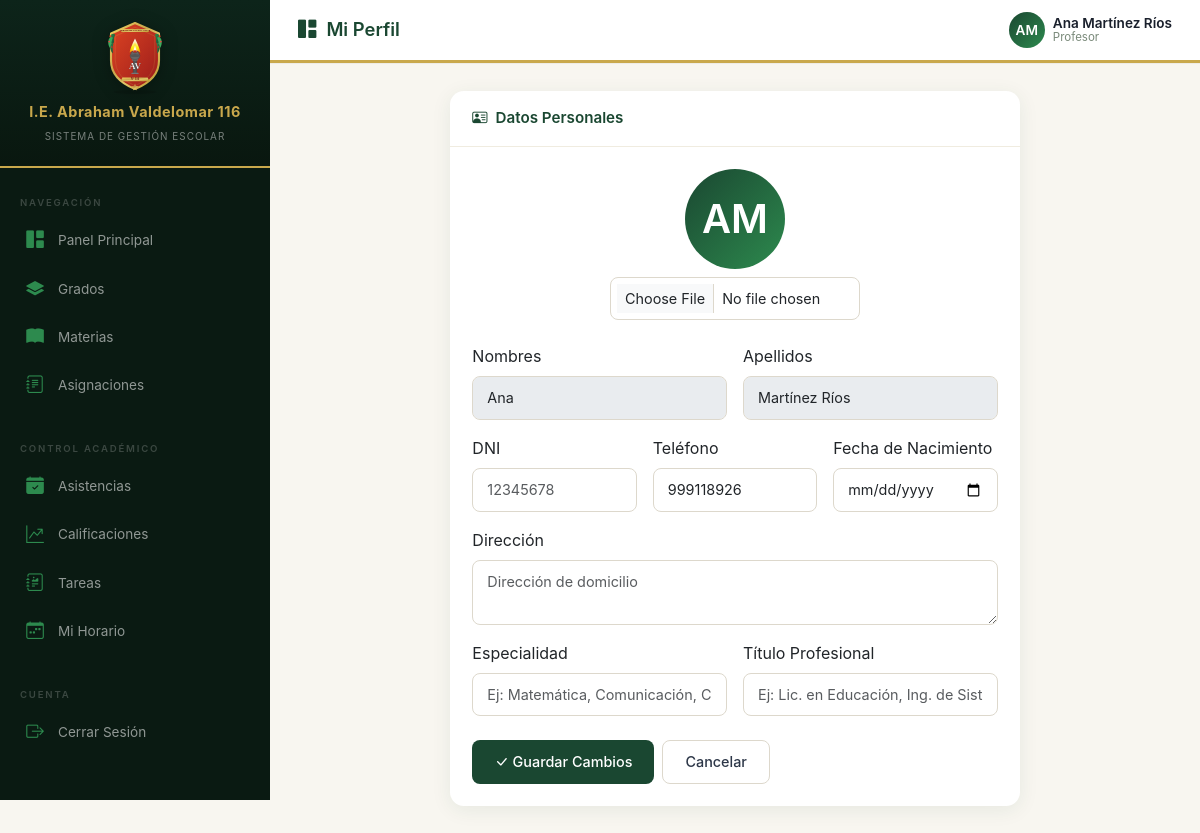
The page /usuarios/perfil/ (signed in) on the database its author committed.
### usuarios/models.py (models this page shows, shortened)
class Usuario(AbstractUser):
    TIPO_USUARIO = [
        ('admin', 'Administrador'),
        ('director', 'Director'),
        ('profesor', 'Profesor'),
        ('alumno', 'Alumno'),
        ('padre', 'Padre de Familia'),
    ]
    rol = models.CharField(max_length=20, choices=TIPO_USUARIO, default='alumno')
    dni = models.CharField(max_length=8, unique=True, blank=True, null=True, verbose_name='DNI')
    telefono = models.CharField(max_length=15, blank=True, null=True)
    direccion = models.TextField(blank=True, null=True)
    foto = models.ImageField(upload_to='fotos/', blank=True, null=True)
    especialidad = models.CharField(max_length=200, blank=True, null=True, verbose_name='Especialidad')
    titulo_profesional = models.CharField(max_length=200, blank=True, null=True, verbose_name='Título Profesional')
    fecha_nacimiento = models.DateField(blank=True, null=True, verbose_name='Fecha de Nacimiento')
    class Meta:
        verbose_name = 'Usuario'
        verbose_name_plural = 'Usuarios'

### usuarios/views.py (the view, shortened to what this page needs)
# urls.py: path('perfil/', views.perfil, name='perfil'),
@login_required
def perfil(request):
    return render(request, 'usuarios/perfil.html')

### templates/usuarios/perfil.html (shortened to what this page needs)
{% extends 'base.html' %}
{% block page_title %}Mi Perfil{% endblock %}
{% block content %}
<div class="row justify-content-center fade-in">
    <div class="col-md-8">
        <div class="card">
            <div class="card-header d-flex align-items-center gap-2">
                <i class="bi bi-person-vcard"></i> Datos Personales
            </div>
            <div class="card-body">
                <form method="post" enctype="multipart/form-data">
                    <div class="text-center mb-4">
                        {% if user.foto %}
                        <img src="{{ user.foto.url }}" alt="{{ user.get_full_name }}"
                             style="width:100px;height:100px;border-radius:50%;object-fit:cover;border:3px solid var(--primary);">
                        {% else %}
                        <div class="user-avatar" style="width:100px;height:100px;font-size:2.5rem;margin:0 auto;">
                            {{ user.first_name|first|upper }}{{ user.last_name|first|upper }}
                        </div>
                        {% endif %}
                        <div class="mt-2">
                            <input type="file" name="foto" class="form-control form-control-sm"
                                   style="max-width:250px;margin:0 auto;" accept="image/*">
                        </div>
                    </div>
                    <div class="row g-3">
                        <div class="col-md-6">
                            <label class="form-label">Nombres</label>
                            <input type="text" class="form-control" value="{{ user.first_name }}" disabled>
                        </div>
                        <div class="col-md-6">
                            <label class="form-label">Apellidos</label>
                            <input type="text" class="form-control" value="{{ user.last_name }}" disabled>
                        </div>
                        <div class="col-md-4">
                            <label class="form-label">DNI</label>
                            <input type="text" name="dni" class="form-control" maxlength="8"
                                   value="{{ user.dni|default:'' }}" placeholder="12345678">
                        </div>
                        <div class="col-md-4">
                            <label class="form-label">Teléfono</label>
                            <input type="text" name="telefono" class="form-control"
                                   value="{{ user.telefono|default:'' }}" placeholder="999 888 777">
                        </div>
                        <div class="col-md-4">
                            <label class="form-label">Fecha de Nacimiento</label>
                            <input type="date" name="fecha_nacimiento" class="form-control"
                                   value="{{ user.fecha_nacimiento|date:'Y-m-d'|default:'' }}">
                        </div>
                        <div class="col-12">
                            <label class="form-label">Dirección</label>
                            <textarea name="direccion" class="form-control" rows="2"
                                      placeholder="Dirección de domicilio">{{ user.direccion|default:'' }}</textarea>
                        </div>
                        {% if user.rol == 'profesor' %}
                        <div class="col-md-6">
                            <label class="form-label">Especialidad</label>
                            <input type="text" name="especialidad" class="form-control"
                                   value="{{ user.especialidad|default:'' }}"
                                   placeholder="Ej: Matemática, Comunicación, Ciencia...">
                        </div>
                        <div class="col-md-6">
                            <label class="form-label">Título Profesional</label>
                            <input type="text" name="titulo_profesional" class="form-control"
                                   value="{{ user.titulo_profesional|default:'' }}"
                                   placeholder="Ej: Lic. en Educación, Ing. de Sistemas...">
                        </div>
                        {% endif %}
                    </div>
                    <div class="mt-4 d-flex gap-2">
                        <button type="submit" class="btn btn-primary">
                            <i class="bi bi-check-lg"></i> Guardar Cambios
                        </button>
                        <a href="{% url 'home' %}" class="btn btn-outline-secondary">Cancelar</a>
                    </div>
                </form>
            </div>
        </div>
    </div>
</div>
{% endblock %}

### templates/base.html (shortened to what this page needs)
<!DOCTYPE html>
<html lang="es">
<head>
    <link href="https://cdn.jsdelivr.net/npm/bootstrap@5.3.3/dist/css/bootstrap.min.css" rel="stylesheet">
    <link rel="stylesheet" href="https://cdn.jsdelivr.net/npm/bootstrap-icons@1.11.3/font/bootstrap-icons.min.css">
    <link rel="stylesheet" href="/static/css/styles.css">
</head>
<body>
{% if user.is_authenticated %}
<div class="wrapper">
    <nav class="sidebar" id="sidebar">
        <div class="sidebar-header">
            <img src="/static/img/escudo.svg" alt="Escudo" class="escudo-img">
            <h3>I.E. Abraham Valdelomar 116</h3>
            <small>Sistema de Gestión Escolar</small>
        </div>
        <div class="sidebar-menu">
            {% if user.rol == 'alumno' %}
            <ul class="nav flex-column">
                <li class="nav-item active">
                    <a class="nav-link" href="{% url 'home' %}">
                        <i class="bi bi-house-fill"></i> Inicio
                    </a>
                </li>
            </ul>
            <div class="menu-label">Académico</div>
            <ul class="nav flex-column">
                <li class="nav-item">
                    <a class="nav-link" href="{% url 'mis_cursos' %}">
                        <i class="bi bi-briefcase-fill"></i> Mis Cursos
                    </a>
                </li>
                <li class="nav-item">
                    <a class="nav-link" href="{% url 'plan_estudios' %}">
                        <i class="bi bi-journal-bookmark-fill"></i> Plan de Estudios
                    </a>
                </li>
                <li class="nav-item">
                    <a class="nav-link" href="{% url 'mis_horarios' %}">
                        <i class="bi bi-clock-fill"></i> Mi Horario
                    </a>
                </li>
                <li class="nav-item">
                    <a class="nav-link" href="{% url 'lista_calificaciones' %}">
                        <i class="bi bi-star-fill"></i> Mis Notas
                    </a>
                </li>
                <li class="nav-item">
                    <a class="nav-link" href="{% url 'mis_asistencias' %}">
                        <i class="bi bi-clipboard2-check-fill"></i> Mi Asistencia
                    </a>
                </li>
                <li class="nav-item">
                    <a class="nav-link" href="{% url 'lista_tareas' %}">
                        <i class="bi bi-journal-text"></i> Tareas
                    </a>
                </li>
                <li class="nav-item">
                    <a class="nav-link" href="{% url 'lista_materias' %}">
                        <i class="bi bi-box-seam-fill"></i> Materiales
                    </a>
                </li>
            </ul>
            <div class="menu-label">Formación</div>
            <ul class="nav flex-column">
                <li class="nav-item">
                    <a class="nav-link disabled" href="#" tabindex="-1" aria-disabled="true" style="opacity:0.45;">
                        <i class="bi bi-heart-fill"></i> Conducta
                    </a>
                </li>
                <li class="nav-item">
                    <a class="nav-link disabled" href="#" tabindex="-1" aria-disabled="true" style="opacity:0.45;">
                        <i class="bi bi-award-fill"></i> Logros
                    </a>
                </li>
            </ul>
            <div class="menu-label">Comunicación</div>
            <ul class="nav flex-column">
                <li class="nav-item">
                    <a class="nav-link disabled" href="#" tabindex="-1" aria-disabled="true" style="opacity:0.45;">
                        <i class="bi bi-megaphone-fill"></i> Comunicados
                    </a>
                </li>
                <li class="nav-item">
                    <a class="nav-link disabled" href="#" tabindex="-1" aria-disabled="true" style="opacity:0.45;">
                        <i class="bi bi-chat-dots-fill"></i> Mensajes
                    </a>
                </li>
            </ul>
            <div class="menu-label">Cuenta</div>
            <ul class="nav flex-column">
                <li class="nav-item">
                    <a class="nav-link" href="{% url 'perfil' %}">
                        <i class="bi bi-person-fill"></i> Mi Perfil
                    </a>
                </li>
                <li class="nav-item">
                    <a class="nav-link disabled" href="#" tabindex="-1" aria-disabled="true" style="opacity:0.45;">
                        <i class="bi bi-gear-fill"></i> Configuración
                    </a>
                </li>
            </ul>
            <div class="sidebar-logout mt-auto">
                <form method="post" action="{% url 'logout' %}" class="d-inline w-100">
                    {% csrf_token %}
                    <button type="submit" class="sidebar-logout-btn">
                        <i class="bi bi-box-arrow-right"></i> Cerrar Sesión
                    </button>
                </form>
            </div>
            {% else %}
            <div class="menu-label">Navegación</div>
            <ul class="nav flex-column">
                <li class="nav-item">
                    <a class="nav-link" href="{% url 'home' %}">
                        <i class="bi bi-grid-1x2-fill"></i> Panel Principal
                    </a>
                </li>
                {% if user.rol == 'admin' or user.rol == 'director' or user.rol == 'profesor' %}
                <li class="nav-item">
                    <a class="nav-link" href="{% url 'lista_grados' %}">
                        <i class="bi bi-layers-fill"></i> Grados
                    </a>
                </li>
                {% endif %}
                <li class="nav-item">
                    <a class="nav-link" href="{% url 'lista_materias' %}">
                        <i class="bi bi-book-fill"></i> Materias
                    </a>
                </li>
                <li class="nav-item">
                    <a class="nav-link" href="{% url 'lista_asignaciones' %}">
                        <i class="bi bi-journal-text"></i> Asignaciones
                    </a>
                </li>
            </ul>
            <div class="menu-label mt-3">Control Académico</div>
            <ul class="nav flex-column">
                {% if user.rol == 'profesor' or user.rol == 'admin' or user.rol == 'director' %}
                <li class="nav-item">
                    <a class="nav-link" href="{% url 'lista_asistencias' %}">
                        <i class="bi bi-calendar-check-fill"></i> Asistencias
                    </a>
                </li>
                <li class="nav-item">
                    <a class="nav-link" href="{% url 'lista_calificaciones' %}">
                        <i class="bi bi-graph-up-arrow"></i> Calificaciones
                    </a>
                </li>
                {% endif %}
                <li class="nav-item">
                    <a class="nav-link" href="{% url 'lista_tareas' %}">
                        <i class="bi bi-journal-richtext"></i> Tareas
                    </a>
                </li>
                {% if user.rol == 'profesor' %}
                <li class="nav-item">
                    <a class="nav-link" href="{% url 'mis_horarios' %}">
                        <i class="bi bi-calendar-week"></i> Mi Horario
                    </a>
                </li>
                {% endif %}
            </ul>
            <div class="menu-label mt-3">Cuenta</div>
            <ul class="nav flex-column">
                <li class="nav-item">
                    <form method="post" action="{% url 'logout' %}" class="d-inline w-100">
                        <button type="submit" class="nav-link w-100 text-start" style="background:none;border:none;">
                            <i class="bi bi-box-arrow-right"></i> Cerrar Sesión
                        </button>
                    </form>
                </li>
            </ul>
            {% endif %}
        </div>
    </nav>
    <div class="content">
        <nav class="top-navbar">
            <div class="d-flex align-items-center gap-3">
                <div class="page-title">
                    <i class="bi bi-{{ icon|default:'grid-1x2-fill' }}"></i>
                    {% block page_title %}Panel Principal{% endblock %}
                </div>
            </div>
            <div class="user-dropdown dropdown">
                <div class="d-flex align-items-center gap-2" data-bs-toggle="dropdown">
                    <div class="user-avatar">
                        {{ user.first_name|first|upper }}{{ user.last_name|first|upper }}
                    </div>
                    <div class="user-info d-none d-md-block">
                        <div class="user-name">{{ user.get_full_name|default:user.username }}</div>
                        <div class="user-role">{{ user.get_rol_display }}</div>
                    </div>
                </div>
            </div>
        </nav>
        <main class="main-content">
            {% block content %}{% endblock %}
        </main>
    </div>
</div>
{% else %}
    {% block auth_content %}{% endblock %}
{% endif %}
</body>
</html>

### rows shown on the page
Usuario: first_name|first "A", last_name|first "M", get_full_name "Ana Martínez Ríos", rol "Profesor", first_name "Ana", last_name "Martínez Ríos", telefono "999118926"
